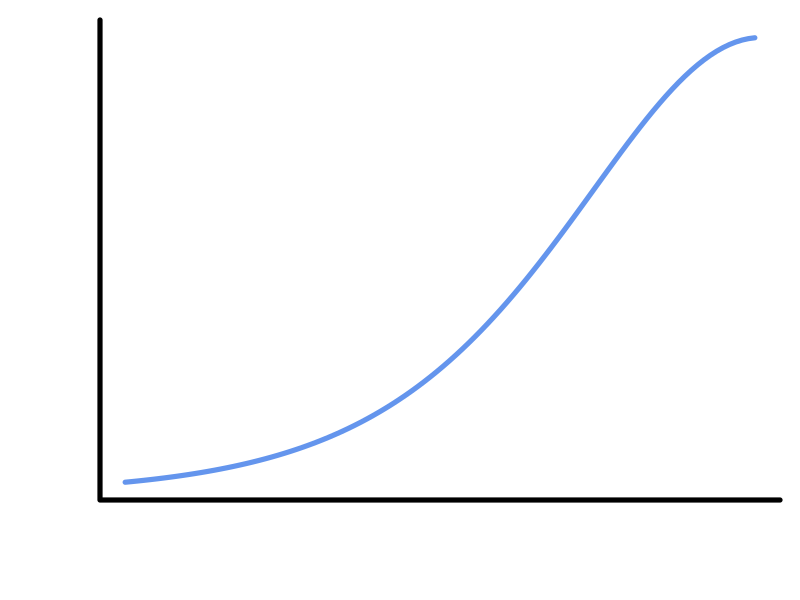

Write R code to recreate this figure.

# make logistic looking plot for fig 1:


x<-1:100
par(mar=c(5,5,1,1))
plot(1:100,dlogis(rev(x), location = 0, scale = 20, log = FALSE), type="l", lwd=5, xlab="", ylab="", xaxt="n", yaxt="n", bty="l", col="cornflowerblue")
box(bty="l", lwd=5)




